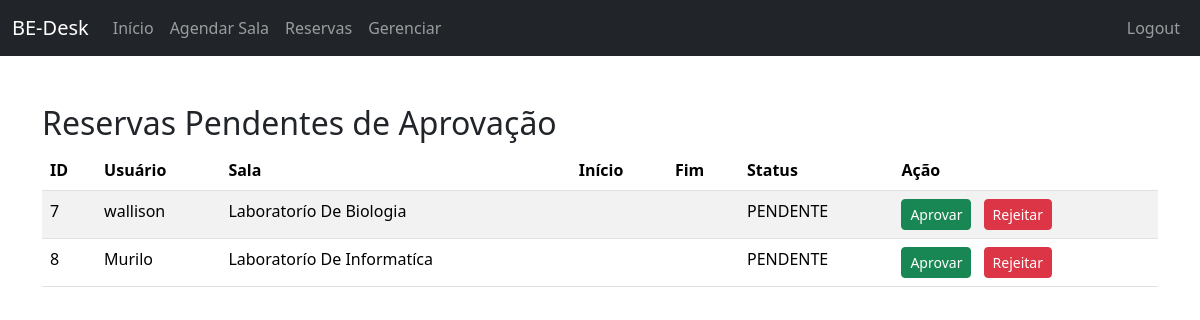
Before: /gerenciar/ (signed in) with the older database file.
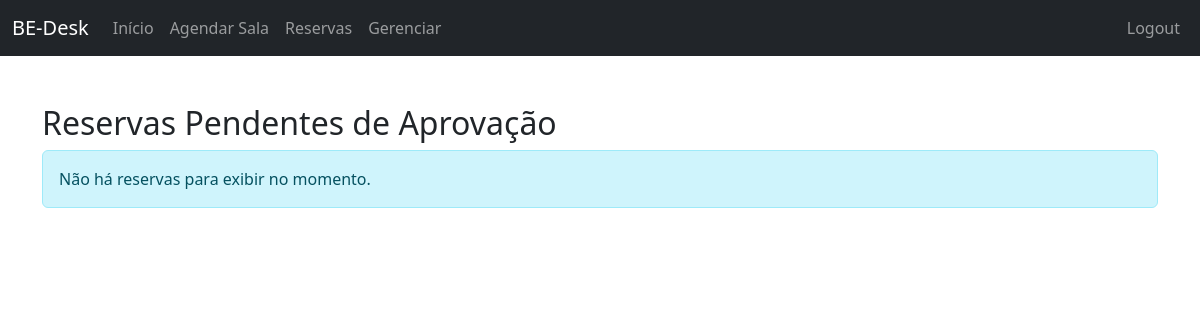
After: the same page with the newer database file.
### bedesk/models.py (models this page shows, shortened)
class Agendamento(models.Model):
    STATUS_CHOICES = [
        ('PENDENTE', 'Pendente'), # O valor que vai para o banco (melhor em CAPS)
        ('APROVADO', 'Aprovado'), # O valor que o usuário vê (após a vírgula)
        ('REJEITADO', 'Rejeitado'),
    ]
    nome = models.CharField(max_length=100) # Nome do Agendamento (ex: Reunião de Marketing)
    sala = models.ForeignKey(Sala, on_delete=models.CASCADE)
    motivo = models.TextField()
    horario = models.TimeField()
    data_inicio = models.DateTimeField(null=True, blank=True)
    data_fim = models.DateTimeField(null=True, blank=True)
    status = models.CharField(
        max_length=10,
        choices=STATUS_CHOICES,
        default='PENDENTE' # Valor padrão para novas reservas
    )
    sala = models.ForeignKey(Sala, on_delete=models.CASCADE)
    usuario = models.ForeignKey(User, on_delete=models.CASCADE)
    class Meta:
        verbose_name_plural = "Agendamentos"
        indexes = [
            models.Index(fields=['status']),
        ]

class Sala(models.Model):
    nome = models.CharField(max_length=100)
    capacidade = models.IntegerField(default=1)

### bedesk/views.py (the view)
# urls.py: path('gerenciar/', views.gerenciar_reservas, name='listar_pendentes'), # Este nome é usado nos redirect('listar_pendentes')
@user_passes_test(is_admin_or_staff)
def gerenciar_reservas(request):
    reservas = Agendamento.objects.filter(status='PENDENTE').order_by('data_inicio')
    context = {'reservas': reservas,
               'titulo':'Reservas Pendentes de Aprovação'
    }
    return render(request, 'bedesk/gerenciar_reservas.html', context)

### bedesk/views.py (called while the page is built)
def is_admin_or_staff(user):
    return user.is_staff or user.is_superuser

### bedesk/templates/bedesk/gerenciar_reservas.html (shortened to what this page needs)
<!DOCTYPE html>
<html lang="pt-br">
<head>
    <link href="https://cdn.jsdelivr.net/npm/bootstrap@5.3.3/dist/css/bootstrap.min.css" rel="stylesheet" xintegrity="sha384-QWTKZyjpPEjISv5WaRU9OFeRpok6YctnYmDr5pNlyT2bRjXh0JMhjY6hW+ALEwIH">
</head>
<body>
    <nav class="navbar navbar-expand-lg navbar-dark bg-dark">
        <div class="container-fluid">
            <a class="navbar-brand" href="{% url 'inicio' %}">BE-Desk</a>
            <div class="collapse navbar-collapse" id="navbarNav">
                <ul class="navbar-nav">
                    <li class="nav-item">
                        <a class="nav-link" href="{% url 'inicio' %}">Início</a>
                    </li>
                    <li class="nav-item">
                        <a class="nav-link" href="{% url 'agendar_sala' %}">Agendar Sala</a>
                    </li>
                    <li class="nav-item">
                        <a class="nav-link" href="{% url 'lista_reserva' %}"> Reservas</a>
                    </li>
                    {% if user.is_staff %}
                    <li class="nav-item">
                        <a class="nav-link" href="{% url 'listar_pendentes' %}">Gerenciar</a>
                    </li>
                    {% endif %}
                </ul>
                <ul class="navbar-nav ms-auto">
                    <li class="nav-item">
                         <a class="nav-link btn btn-outline-light" href="{% url 'logout' %}">Logout</a>
                    </li>
                </ul>
            </div>
        </div>
    </nav>
    <div class="container mt-5">
        <h2>{{ titulo|default:"Minhas Reservas" }}</h2>
        {% if reservas %}
            <table class="table table-striped">
                <thead>
                    <tr>
                        <th>ID</th>
                        <th>Usuário</th>
                        <th>Sala</th>
                        <th>Início</th>
                        <th>Fim</th>
                        <th>Status</th>
                        <th>Ação</th>
                    </tr>
                </thead>
                <tbody>
                    {% for reserva in reservas %}
                        <tr>
                            <td>{{ reserva.pk }}</td>
                            <td>{{ reserva.usuario.username }}</td>
                            <td>{{ reserva.sala.nome }}</td>
                            <td>{{ reserva.data_inicio|date:"d/m/Y H:i" }}</td>
                            <td>{{ reserva.data_fim|date:"d/m/Y H:i" }}</td>
                            <td>{{ reserva.status }}</td>
                            <td>
                                {% if reserva.status == 'PENDENTE' and user.is_staff %}
                                    <a href="{% url 'aprovar_reserva' reserva.pk %}" class="btn btn-sm btn-success me-2">
                                        Aprovar
                                    </a>
                                    <a href="{% url 'rejeitar_reserva' reserva.pk %}" class="btn btn-sm btn-danger">
                                        Rejeitar
                                    </a>
                                {% endif %}
                            </td>
                        </tr>
                    {% endfor %}
                </tbody>
            </table>
        {% else %}
            <div class="alert alert-info">
                Não há reservas para exibir no momento.
            </div>
        {% endif %}
    </div>
</body>
</html>

Changed rows visible on the page:
removed Agendamento: pk "7", usuario.username "wallison", sala.nome "Laboratorío De Biologia", status "PENDENTE", shows "Aprovar"
removed Agendamento: pk "8", usuario.username "Murilo", sala.nome "Laboratorío De Informatíca", status "PENDENTE", shows "Aprovar"
Other visible differences:
text no longer shown: "ID Usuário Sala Início Fim Status Ação"
text now shown: "Não há reservas para exibir no momento."
